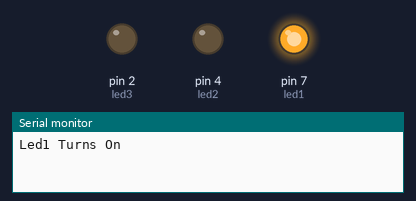
The sketch below on a simulated Arduino Uno, built with avr-gcc and run on an emulated ATmega328P. Parts: output pins drawn as LEDs (lit = HIGH), the last lines printed to the serial monitor.

Above: at 0.5 s.
At 1.5 s:
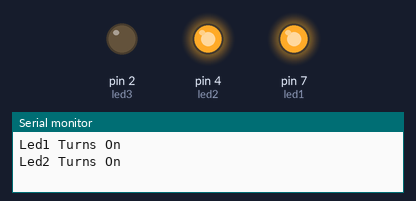
At 2.5 s:
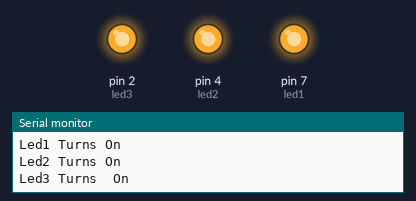
At 3.5 s:
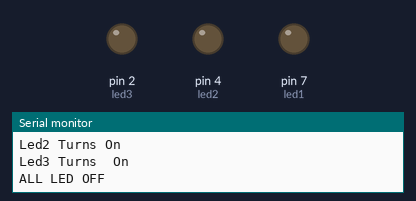
Timing chart, 0 to 5.2 s (numbered marks = the images above):
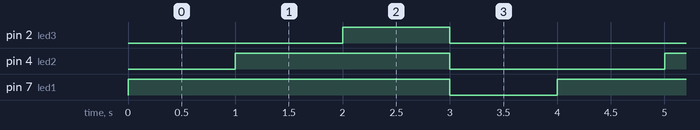

The sketch:

LED.B.A.ino
```cpp
// This my third arduino program
// Global declaration
#define led1 7
#define led2 4
#define led3 2

void setup() {
  pinMode(led1, OUTPUT);
  pinMode(led2, OUTPUT);
  pinMode(led3, OUTPUT);
  Serial.begin(9600);
}

void loop() {
  // ALL LED ON
  digitalWrite(led1, HIGH);
  Serial.println("Led1 Turns On");
  delay(1000);


  digitalWrite(led2, HIGH);
  Serial.println("Led2 Turns On");
  delay(1000);

  digitalWrite(led3, HIGH);
  Serial.println("Led3 Turns  On");
  delay(1000);

  // ALL LED OFF
  digitalWrite(led1, LOW);
  digitalWrite(led2, LOW);
  digitalWrite(led3, LOW);

  Serial.println("ALL LED OFF");
  delay(1000);
}
```

Measured:
- by itself, pin 2 (led3): alternates HIGH for 1.0 s and LOW for 3.0 s
- by itself, pin 4 (led2): alternates HIGH for 2.0 s and LOW for 2.0 s
- by itself, pin 7 (led1): alternates HIGH for 3.0 s and LOW for 1.0 s
